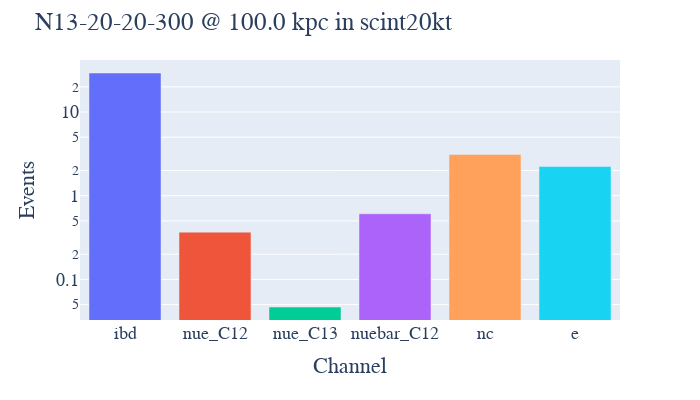

The notebook cell saved with this chart:
### Code cell
beer.bar_vis(sn, detector)

### Figure 1 — Plotly figure (JSON) as saved in the notebook; plotly's stock layout.template omitted (floating-point values rounded to 4 significant figures)
{"data": [{"alignmentgroup": "True", "hovertemplate": "Channel=%{x}<br>Events=%{y}<extra></extra>", "legendgroup": "ibd", "marker": {"color": "#636efa", "pattern": {"shape": ""}}, "name": "ibd", "offsetgroup": "ibd", "orientation": "v", "showlegend": true, "textposition": "auto", "type": "bar", "x": ["ibd"], "xaxis": "x", "y": [29.28], "yaxis": "y"}, {"alignmentgroup": "True", "hovertemplate": "Channel=%{x}<br>Events=%{y}<extra></extra>", "legendgroup": "nue_C12", "marker": {"color": "#EF553B", "pattern": {"shape": ""}}, "name": "nue_C12", "offsetgroup": "nue_C12", "orientation": "v", "showlegend": true, "textposition": "auto", "type": "bar", "x": ["nue_C12"], "xaxis": "x", "y": [0.3672], "yaxis": "y"}, {"alignmentgroup": "True", "hovertemplate": "Channel=%{x}<br>Events=%{y}<extra></extra>", "legendgroup": "nue_C13", "marker": {"color": "#00cc96", "pattern": {"shape": ""}}, "name": "nue_C13", "offsetgroup": "nue_C13", "orientation": "v", "showlegend": true, "textposition": "auto", "type": "bar", "x": ["nue_C13"], "xaxis": "x", "y": [0.04679], "yaxis": "y"}, {"alignmentgroup": "True", "hovertemplate": "Channel=%{x}<br>Events=%{y}<extra></extra>", "legendgroup": "nuebar_C12", "marker": {"color": "#ab63fa", "pattern": {"shape": ""}}, "name": "nuebar_C12", "offsetgroup": "nuebar_C12", "orientation": "v", "showlegend": true, "textposition": "auto", "type": "bar", "x": ["nuebar_C12"], "xaxis": "x", "y": [0.6078], "yaxis": "y"}, {"alignmentgroup": "True", "hovertemplate": "Channel=%{x}<br>Events=%{y}<extra></extra>", "legendgroup": "nc", "marker": {"color": "#FFA15A", "pattern": {"shape": ""}}, "name": "nc", "offsetgroup": "nc", "orientation": "v", "showlegend": true, "textposition": "auto", "type": "bar", "x": ["nc"], "xaxis": "x", "y": [3.118], "yaxis": "y"}, {"alignmentgroup": "True", "hovertemplate": "Channel=%{x}<br>Events=%{y}<extra></extra>", "legendgroup": "e", "marker": {"color": "#19d3f3", "pattern": {"shape": ""}}, "name": "e", "offsetgroup": "e", "orientation": "v", "showlegend": true, "textposition": "auto", "type": "bar", "x": ["e"], "xaxis": "x", "y": [2.236], "yaxis": "y"}], "layout": {"barmode": "relative", "font": {"family": "Times New Roman", "size": 18}, "height": 400, "legend": {"title": {"text": "Channel"}, "tracegroupgap": 0}, "margin": {"t": 60}, "showlegend": false, "title": {"text": "N13-20-20-300 @ 100.0 kpc in scint20kt"}, "width": 700, "xaxis": {"anchor": "y", "categoryarray": ["ibd", "nue_C12", "nue_C13", "nuebar_C12", "nc", "e"], "categoryorder": "array", "domain": [0, 1], "title": {"text": "Channel"}}, "yaxis": {"anchor": "x", "domain": [0, 1], "title": {"text": "Events"}, "type": "log"}}}
